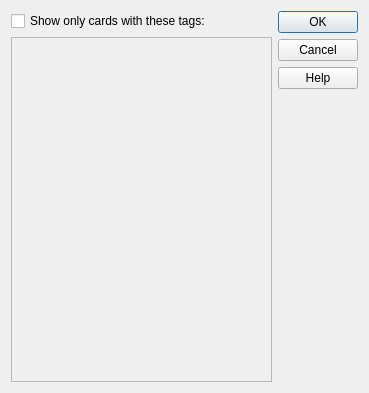
<?xml version="1.0" encoding="UTF-8"?>
<ui version="4.0">
 <class>Dialog</class>
 <widget class="QDialog" name="Dialog">
  <property name="geometry">
   <rect>
    <x>0</x>
    <y>0</y>
    <width>369</width>
    <height>393</height>
   </rect>
  </property>
  <property name="windowTitle">
   <string>Selective Study</string>
  </property>
  <layout class="QVBoxLayout" name="verticalLayout">
   <item>
    <layout class="QHBoxLayout" name="horizontalLayout_2">
     <item>
      <layout class="QVBoxLayout" name="verticalLayout_2">
       <item>
        <widget class="QCheckBox" name="activeCheck">
         <property name="text">
          <string>Show only cards with these tags:</string>
         </property>
        </widget>
       </item>
       <item>
        <widget class="QListWidget" name="activeList">
         <property name="enabled">
          <bool>false</bool>
         </property>
         <property name="selectionMode">
          <enum>QAbstractItemView::MultiSelection</enum>
         </property>
        </widget>
       </item>
      </layout>
     </item>
     <item>
      <widget class="QDialogButtonBox" name="buttonBox">
       <property name="orientation">
        <enum>Qt::Vertical</enum>
       </property>
       <property name="standardButtons">
        <set>QDialogButtonBox::Cancel|QDialogButtonBox::Help|QDialogButtonBox::Ok</set>
       </property>
      </widget>
     </item>
    </layout>
   </item>
  </layout>
 </widget>
 <resources/>
 <connections>
  <connection>
   <sender>buttonBox</sender>
   <signal>accepted()</signal>
   <receiver>Dialog</receiver>
   <slot>accept()</slot>
   <hints>
    <hint type="sourcelabel">
     <x>358</x>
     <y>264</y>
    </hint>
    <hint type="destinationlabel">
     <x>157</x>
     <y>274</y>
    </hint>
   </hints>
  </connection>
  <connection>
   <sender>buttonBox</sender>
   <signal>rejected()</signal>
   <receiver>Dialog</receiver>
   <slot>reject()</slot>
   <hints>
    <hint type="sourcelabel">
     <x>316</x>
     <y>260</y>
    </hint>
    <hint type="destinationlabel">
     <x>286</x>
     <y>274</y>
    </hint>
   </hints>
  </connection>
  <connection>
   <sender>activeCheck</sender>
   <signal>toggled(bool)</signal>
   <receiver>activeList</receiver>
   <slot>setEnabled(bool)</slot>
   <hints>
    <hint type="sourcelabel">
     <x>133</x>
     <y>18</y>
    </hint>
    <hint type="destinationlabel">
     <x>133</x>
     <y>85</y>
    </hint>
   </hints>
  </connection>
 </connections>
</ui>
